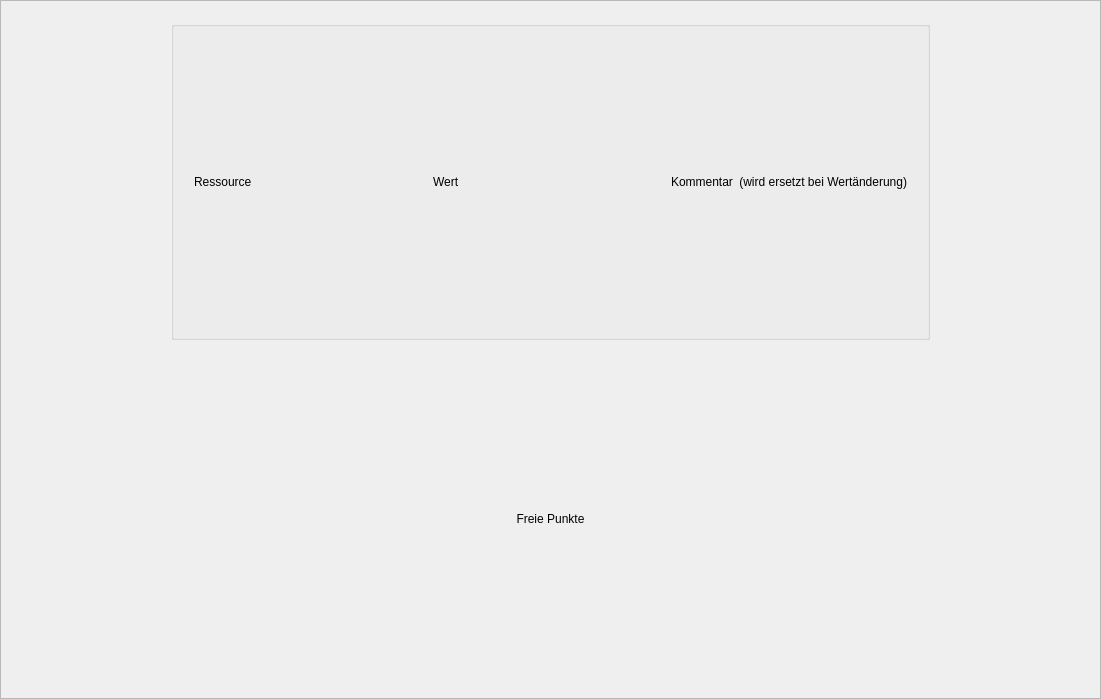
<?xml version="1.0" encoding="UTF-8"?>
<ui version="4.0">
 <class>Form</class>
 <widget class="QWidget" name="Form">
  <property name="geometry">
   <rect>
    <x>0</x>
    <y>0</y>
    <width>1101</width>
    <height>699</height>
   </rect>
  </property>
  <property name="windowTitle">
   <string>Form</string>
  </property>
  <layout class="QVBoxLayout" name="verticalLayout_2">
   <property name="leftMargin">
    <number>0</number>
   </property>
   <property name="topMargin">
    <number>0</number>
   </property>
   <property name="rightMargin">
    <number>0</number>
   </property>
   <property name="bottomMargin">
    <number>0</number>
   </property>
   <item>
    <widget class="QScrollArea" name="scrollArea">
     <property name="widgetResizable">
      <bool>true</bool>
     </property>
     <property name="class" stdset="0">
      <string>transparent</string>
     </property>
     <widget class="QWidget" name="scrollAreaWidgetContents">
      <property name="geometry">
       <rect>
        <x>0</x>
        <y>0</y>
        <width>1099</width>
        <height>697</height>
       </rect>
      </property>
      <layout class="QHBoxLayout" name="horizontalLayout">
       <property name="leftMargin">
        <number>20</number>
       </property>
       <property name="topMargin">
        <number>20</number>
       </property>
       <property name="rightMargin">
        <number>20</number>
       </property>
       <property name="bottomMargin">
        <number>20</number>
       </property>
       <item>
        <spacer name="horizontalSpacer">
         <property name="orientation">
          <enum>Qt::Orientation::Horizontal</enum>
         </property>
         <property name="sizeType">
          <enum>QSizePolicy::Policy::Preferred</enum>
         </property>
         <property name="sizeHint" stdset="0">
          <size>
           <width>150</width>
           <height>20</height>
          </size>
         </property>
        </spacer>
       </item>
       <item>
        <layout class="QVBoxLayout" name="verticalLayout">
         <property name="spacing">
          <number>20</number>
         </property>
         <item>
          <widget class="QGroupBox" name="groupBox">
           <property name="title">
            <string/>
           </property>
           <property name="alignment">
            <set>Qt::AlignmentFlag::AlignLeading|Qt::AlignmentFlag::AlignLeft|Qt::AlignmentFlag::AlignVCenter</set>
           </property>
           <property name="flat">
            <bool>false</bool>
           </property>
           <layout class="QGridLayout" name="ressourcenGrid">
            <property name="leftMargin">
             <number>20</number>
            </property>
            <property name="topMargin">
             <number>20</number>
            </property>
            <property name="rightMargin">
             <number>20</number>
            </property>
            <property name="bottomMargin">
             <number>20</number>
            </property>
            <item row="0" column="1">
             <widget class="QLabel" name="label_2">
              <property name="text">
               <string>Wert</string>
              </property>
              <property name="class" stdset="0">
               <string>h2</string>
              </property>
             </widget>
            </item>
            <item row="0" column="0">
             <widget class="QLabel" name="label">
              <property name="text">
               <string>Ressource</string>
              </property>
              <property name="class" stdset="0">
               <string>h2</string>
              </property>
             </widget>
            </item>
            <item row="0" column="2">
             <layout class="QHBoxLayout" name="horizontalLayout_3">
              <item>
               <widget class="QLabel" name="label_3">
                <property name="text">
                 <string>Kommentar</string>
                </property>
                <property name="class" stdset="0">
                 <string>h2</string>
                </property>
               </widget>
              </item>
              <item>
               <widget class="QLabel" name="label_4">
                <property name="text">
                 <string>(wird ersetzt bei Wertänderung)</string>
                </property>
                <property name="alignment">
                 <set>Qt::AlignmentFlag::AlignRight|Qt::AlignmentFlag::AlignTrailing|Qt::AlignmentFlag::AlignVCenter</set>
                </property>
               </widget>
              </item>
             </layout>
            </item>
           </layout>
          </widget>
         </item>
         <item>
          <widget class="QLabel" name="labelInfo">
           <property name="text">
            <string>Freie Punkte</string>
           </property>
           <property name="alignment">
            <set>Qt::AlignmentFlag::AlignCenter</set>
           </property>
          </widget>
         </item>
        </layout>
       </item>
       <item>
        <spacer name="horizontalSpacer_2">
         <property name="orientation">
          <enum>Qt::Orientation::Horizontal</enum>
         </property>
         <property name="sizeType">
          <enum>QSizePolicy::Policy::Preferred</enum>
         </property>
         <property name="sizeHint" stdset="0">
          <size>
           <width>150</width>
           <height>20</height>
          </size>
         </property>
        </spacer>
       </item>
      </layout>
     </widget>
    </widget>
   </item>
  </layout>
 </widget>
 <resources/>
 <connections/>
</ui>
